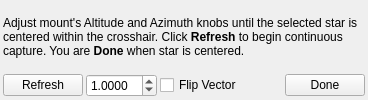
             <widget class="QWidget" name="PAHRefreshPage">
              <layout class="QVBoxLayout" name="verticalLayout_15">
               <property name="spacing">
                <number>3</number>
               </property>
               <property name="leftMargin">
                <number>3</number>
               </property>
               <property name="topMargin">
                <number>3</number>
               </property>
               <property name="rightMargin">
                <number>3</number>
               </property>
               <property name="bottomMargin">
                <number>3</number>
               </property>
               <item>
                <widget class="QLabel" name="refreshText">
                 <property name="text">
                  <string>&lt;p&gt;Adjust mount's Altitude and Azimuth knobs until the selected star is centered within the crosshair. Click &lt;b&gt;Refresh&lt;/b&gt; to begin continuous capture. You are &lt;b&gt;Done&lt;/b&gt; when star is centered.&lt;/p&gt;</string>
                 </property>
                 <property name="wordWrap">
                  <bool>true</bool>
                 </property>
                </widget>
               </item>
               <item>
                <layout class="QHBoxLayout" name="horizontalLayout_15">
                 <property name="spacing">
                  <number>3</number>
                 </property>
                 <item>
                  <widget class="QPushButton" name="PAHRefreshB">
                   <property name="text">
                    <string>Refresh</string>
                   </property>
                  </widget>
                 </item>
                 <item>
                  <widget class="QDoubleSpinBox" name="PAHExposure">
                   <property name="toolTip">
                    <string>Exposure duration in seconds during refresh phase</string>
                   </property>
                   <property name="decimals">
                    <number>4</number>
                   </property>
                   <property name="minimum">
                    <double>0.000100000000000</double>
                   </property>
                   <property name="maximum">
                    <double>30.000000000000000</double>
                   </property>
                   <property name="value">
                    <double>1.000000000000000</double>
                   </property>
                  </widget>
                 </item>
                 <item>
                  <widget class="QCheckBox" name="PAHFlipVectorC2">
                   <property name="text">
                    <string>Flip Vector</string>
                   </property>
                  </widget>
                 </item>
                 <item>
                  <spacer name="horizontalSpacer_7">
                   <property name="orientation">
                    <enum>Qt::Horizontal</enum>
                   </property>
                   <property name="sizeHint" stdset="0">
                    <size>
                     <width>40</width>
                     <height>20</height>
                    </size>
                   </property>
                  </spacer>
                 </item>
                 <item>
                  <widget class="QPushButton" name="PAHDoneB">
                   <property name="text">
                    <string>Done</string>
                   </property>
                  </widget>
                 </item>
                </layout>
               </item>
              </layout>
             </widget>
